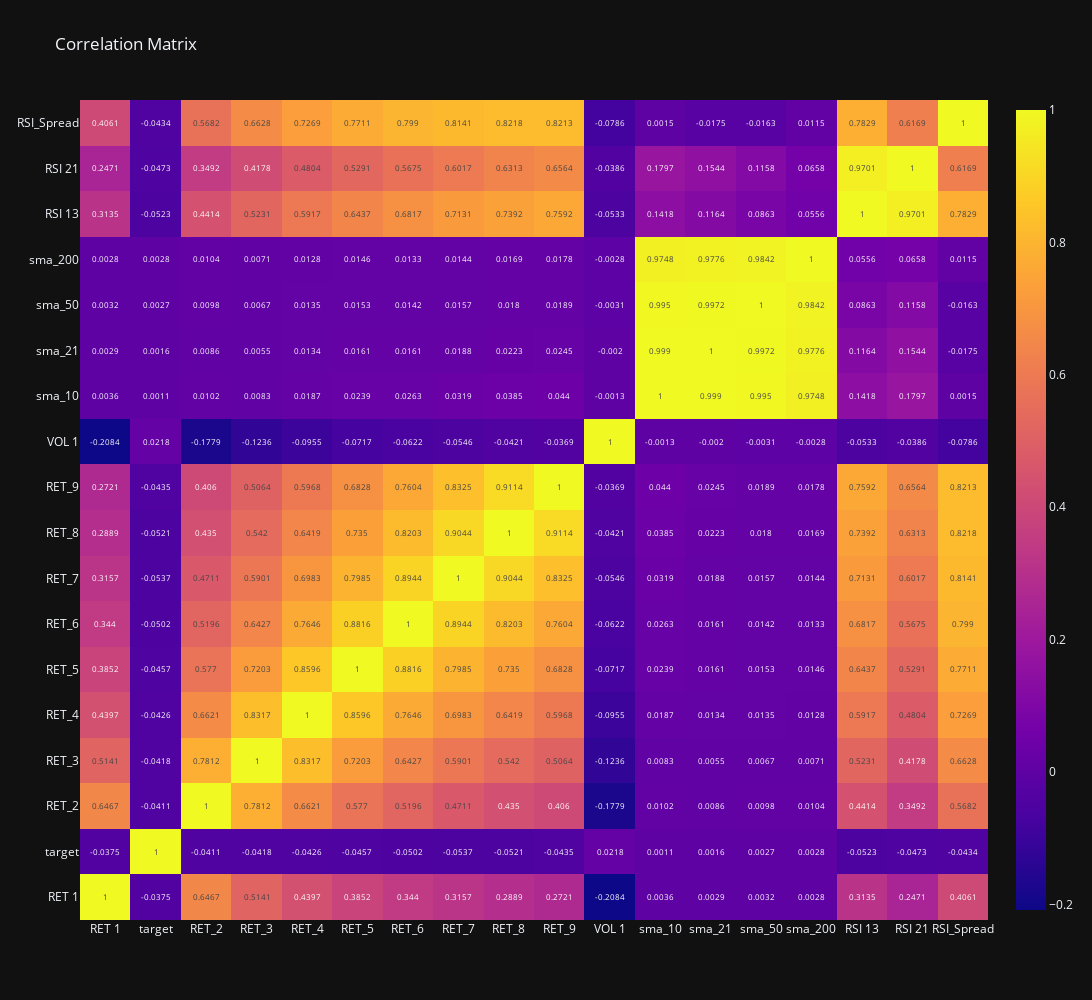

The notebook cell this image was saved under:
### Markdown cell above
<h2> Plot the correlation Matrix using plotly </h2>

### Code cell
fig = go.Figure(data=go.Heatmap(
    z=corr.values,
    x=corr.columns,
    y=corr.index,
    text=corr.values,
    texttemplate="%{text}",
    textfont={"size":8}

))


fig.update_layout(
    title='Correlation Matrix',
    template='plotly_dark',
    height=1000,
    width=1700,
)


fig.show()

### Figure 1 — Plotly figure (JSON) as saved in the notebook; plotly's stock layout.template omitted (floating-point values rounded to 4 significant figures; data arrays with more than 128 entries replaced by an {"elided": "..."} marker saying what was removed)
{"data": [{"text": {"elided": "18x18 float values"}, "textfont": {"size": 8}, "texttemplate": "%{text}", "type": "heatmap", "x": ["RET 1", "target", "RET_2", "RET_3", "RET_4", "RET_5", "RET_6", "RET_7", "RET_8", "RET_9", "VOL 1", "sma_10", "sma_21", "sma_50", "sma_200", "RSI 13", "RSI 21", "RSI_Spread"], "y": ["RET 1", "target", "RET_2", "RET_3", "RET_4", "RET_5", "RET_6", "RET_7", "RET_8", "RET_9", "VOL 1", "sma_10", "sma_21", "sma_50", "sma_200", "RSI 13", "RSI 21", "RSI_Spread"], "z": {"elided": "18x18 float values"}}], "layout": {"height": 1000, "title": {"text": "Correlation Matrix"}, "width": 1700}}
